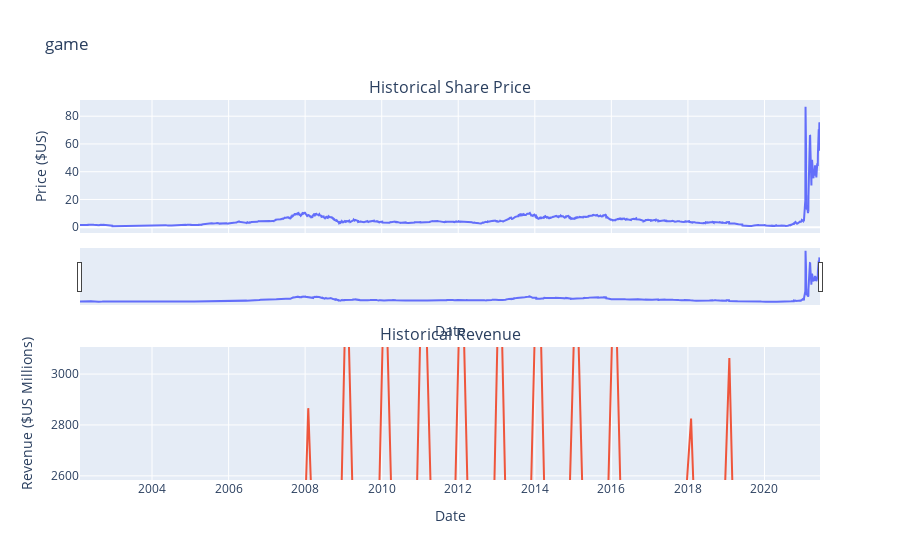

The cell this chart's notebook holds for it:
### Markdown cell above
Use the `make_graph` function to graph the GameStop Stock Data, also provide a title for the graph. The structure to call the `make_graph` function is `make_graph(gme_data, gme_revenue, 'GameStop')`. Note the graph will only show data upto June 2021.

### Code cell
make_graph(game_data, gme_revenue, 'game')

### Figure 1 — Plotly figure (JSON) as saved in the notebook; plotly's stock layout.template omitted (floating-point values rounded to 4 significant figures; data arrays with more than 128 entries replaced by an {"elided": "..."} marker saying what was removed)
{"data": [{"name": "Share Price", "type": "scatter", "x": {"elided": "4867 str values"}, "xaxis": "x", "y": {"elided": "4867 float values"}, "yaxis": "y"}, {"name": "Revenue", "type": "scatter", "x": ["2020-04-30T00:00:00", "2020-01-31T00:00:00", "2019-10-31T00:00:00", "2019-07-31T00:00:00", "2019-04-30T00:00:00", "2019-01-31T00:00:00", "2018-10-31T00:00:00", "2018-07-31T00:00:00", "2018-04-30T00:00:00", "2018-01-31T00:00:00", "2017-10-31T00:00:00", "2017-07-31T00:00:00", "2017-04-30T00:00:00", "2017-01-31T00:00:00", "2016-10-31T00:00:00", "2016-07-31T00:00:00", "2016-04-30T00:00:00", "2016-01-31T00:00:00", "2015-10-31T00:00:00", "2015-07-31T00:00:00", "2015-04-30T00:00:00", "2015-01-31T00:00:00", "2014-10-31T00:00:00", "2014-07-31T00:00:00", "2014-04-30T00:00:00", "2014-01-31T00:00:00", "2013-10-31T00:00:00", "2013-07-31T00:00:00", "2013-04-30T00:00:00", "2013-01-31T00:00:00", "2012-10-31T00:00:00", "2012-07-31T00:00:00", "2012-04-30T00:00:00", "2012-01-31T00:00:00", "2011-10-31T00:00:00", "2011-07-31T00:00:00", "2011-04-30T00:00:00", "2011-01-31T00:00:00", "2010-10-31T00:00:00", "2010-07-31T00:00:00", "2010-04-30T00:00:00", "2010-01-31T00:00:00", "2009-10-31T00:00:00", "2009-07-31T00:00:00", "2009-04-30T00:00:00", "2009-01-31T00:00:00", "2008-10-31T00:00:00", "2008-07-31T00:00:00", "2008-04-30T00:00:00", "2008-01-31T00:00:00", "2007-10-31T00:00:00", "2007-07-31T00:00:00", "2007-04-30T00:00:00", "2007-01-31T00:00:00", "2006-10-31T00:00:00", "2006-07-31T00:00:00", "2006-04-30T00:00:00", "2006-01-31T00:00:00", "2005-10-31T00:00:00", "2005-07-31T00:00:00", "2005-04-30T00:00:00", "2005-01-31T00:00:00"], "xaxis": "x2", "y": [1021, 2194, 1439, 1286, 1548, 3063, 1935, 1501, 1786, 2825, 1989, 1688, 2046, 2403, 1959, 1632, 1972, 3525, 2016, 1762, 2061, 3476, 2092, 1731, 1996, 3684, 2107, 1384, 1865, 3562, 1773, 1550, 2002, 3579, 1947, 1744, 2281, 3693, 1899, 1799, 2083, 3524, 1835, 1739, 1981, 3492, 1696, 1804, 1814, 2866, 1611, 1338, 1279, 2304, 1012, 963, 1040, 1667, 534, 416, 475, 709], "yaxis": "y2"}], "layout": {"annotations": [{"font": {"size": 16}, "showarrow": false, "text": "Historical Share Price", "x": 0.5, "xanchor": "center", "xref": "paper", "y": 1.0, "yanchor": "bottom", "yref": "paper"}, {"font": {"size": 16}, "showarrow": false, "text": "Historical Revenue", "x": 0.5, "xanchor": "center", "xref": "paper", "y": 0.35, "yanchor": "bottom", "yref": "paper"}], "autosize": true, "showlegend": false, "title": {"text": "game"}, "xaxis": {"anchor": "y", "autorange": true, "domain": [0, 1], "matches": "x2", "range": ["2002-02-13", "2021-06-14"], "rangeslider": {"autorange": true, "range": ["2002-02-13", "2021-06-14"], "visible": true, "yaxis": {"_template": null, "rangemode": "match"}}, "showticklabels": false, "title": {"text": "Date"}, "type": "date"}, "xaxis2": {"anchor": "y2", "autorange": true, "domain": [0, 1], "range": ["2002-02-13", "2021-06-14"], "title": {"text": "Date"}, "type": "date"}, "yaxis": {"anchor": "x", "autorange": true, "domain": [0.65, 1.0], "range": [-4.152, 91.67], "title": {"text": "Price ($US)"}, "type": "linear"}, "yaxis2": {"anchor": "x2", "autorange": false, "domain": [0, 0.35], "range": [2584.0, 3106.0], "title": {"text": "Revenue ($US Millions)"}, "type": "linear"}}}
